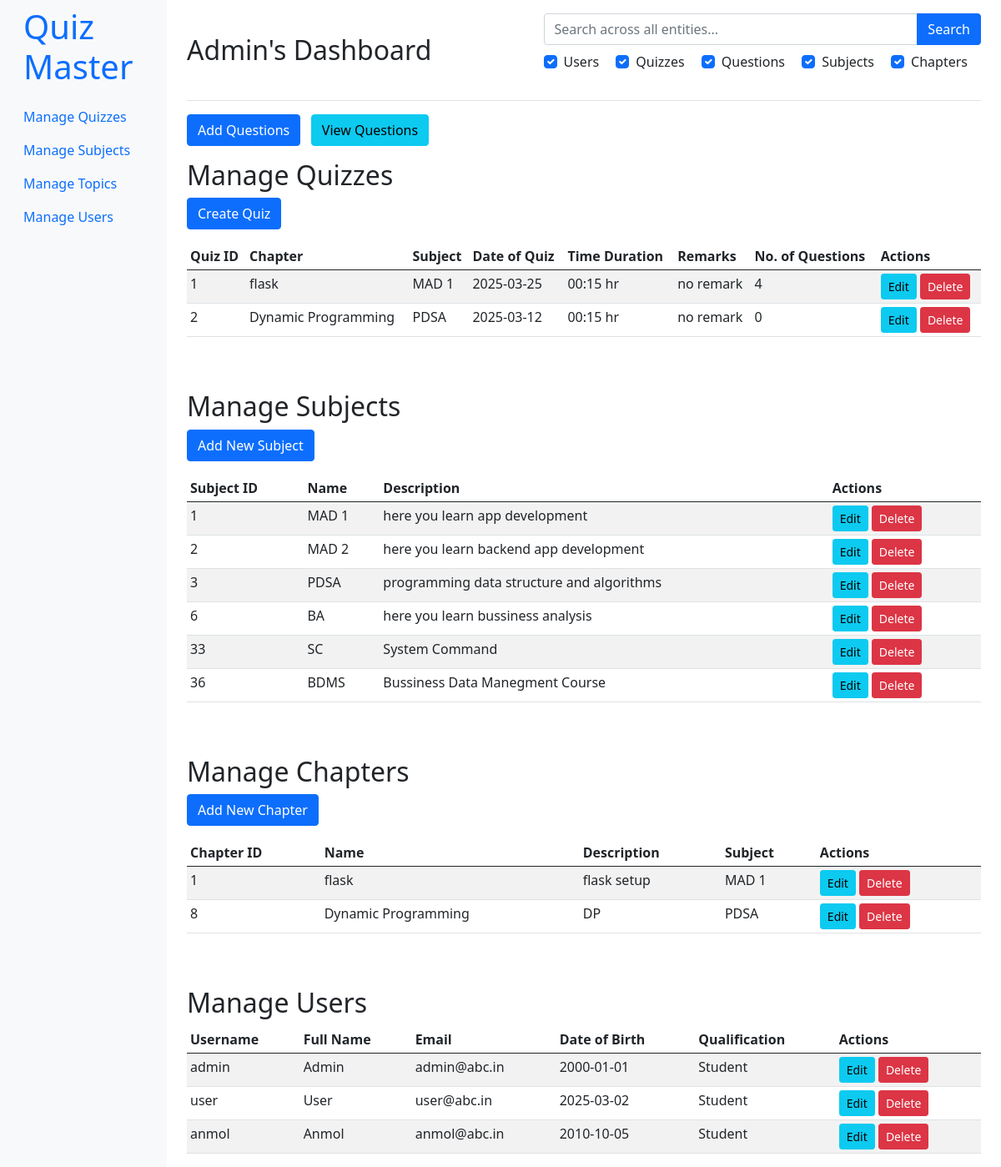
Screenshot of /admin/1 with the database file from the repository.
### Application/models.py (models this page shows)
class User(db.Model):
    __tablename__ = 'user'
    id = db.Column(db.Integer, autoincrement=True, primary_key=True)
    username = db.Column(db.String(80), unique=True, nullable=False)
    email = db.Column(db.String(120), unique=True, nullable=False)
    password = db.Column(db.String(80), nullable=False)
    Full_Name = db.Column(db.String(80), nullable=False)
    role = db.Column(db.String(80),default = 'genral' , nullable=False)
    qualification = db.Column(db.String(80), nullable=False)
    DOB = db.Column(db.String(80), nullable=False)

class Quiz(db.Model):
    __tablename__ = 'quiz'
    id = db.Column(db.Integer, autoincrement=True, primary_key=True)
    chapter_id = db.Column(db.Integer, db.ForeignKey('chapter.id'), nullable=False)
    date_of_quiz = db.Column(db.String(80), nullable=False)
    time_duration = db.Column(db.String(80), nullable=False)
    remarks = db.Column(db.String(80), nullable=True)
    no_of_questions = db.Column(db.Integer,default=0, nullable=False)
    chapter = db.relationship('Chapter', backref='quiz', lazy=True)

class Chapter(db.Model):
    __tablename__ = 'chapter'
    id = db.Column(db.Integer, autoincrement=True, primary_key=True)
    name = db.Column(db.String(80), unique=True, nullable=False)
    description = db.Column(db.String(80), nullable=False)
    subject_id = db.Column(db.Integer, db.ForeignKey('subject.id'), nullable=False)
    subject = db.relationship('Subject', backref='chapter', lazy=True)

class Subject(db.Model):
    __tablename__ = 'subject'
    id = db.Column(db.Integer, autoincrement=True, primary_key=True)
    name = db.Column(db.String(80), unique=True, nullable=False)
    description = db.Column(db.String(80), nullable=False)

### Application/controller.py (the view)
@app.route('/admin/<int:user_id>', methods=['GET', 'POST'])
def admin(user_id):
    user = User.query.filter_by(id=user_id,role="admin").first()
    if user:
        username = user.Full_Name
        quizzes  = Quiz.query.all()
        subjects = Subject.query.all()
        chapters = Chapter.query.all()
        users = User.query.all()
        questions = Question.query.all()
        return render_template('admindashboard.html',username=username,quizzes=quizzes,subjects=subjects,chapters=chapters,user=user,users=users,questions=questions)
    return redirect('/')

### templates/admindashboard.html (shortened to what this page needs)
<!DOCTYPE html>
<html lang="en">
<head>
    <link href="https://cdn.jsdelivr.net/npm/bootstrap@5.0.2/dist/css/bootstrap.min.css" rel="stylesheet">
</head>
<body>
    <div class="container-fluid">
    <div class="row">
        <nav class="col-md-2 d-none d-md-block bg-light sidebar">
        <div class="sidebar-sticky">
            <ul class="nav flex-column">
            <li class="nav-item">
                <a class="nav-link active" href="#">
                 <h1>Quiz Master</h1>
                </a>
            </li>
            <li class="nav-item">
                <a class="nav-link" href="#quizzes">
                 Manage Quizzes
                </a>
            </li>
            <li class="nav-item">
                <a class="nav-link" href="#subjects">
                 Manage Subjects
                </a>
            </li>
            <li class="nav-item">
                <a class="nav-link" href="#topics">
                 Manage Topics
                </a>
            </li>
            <li class="nav-item">
                <a class="nav-link" href="#users">
                 Manage Users
                </a>
            </li>
            </ul>
        </div>
        </nav>
        <main role="main" class="col-md-9 ml-sm-auto col-lg-10 px-4">
        <div class="d-flex justify-content-between flex-wrap flex-md-nowrap align-items-center pt-3 pb-2 mb-3 border-bottom">
            <h1 class="h2">{{username}}'s Dashboard</h1>
            <div class="universal-search-container mb-4">
                <div class="input-group">
                  <input type="text" id="universalSearch" class="form-control" placeholder="Search across all entities...">
                  <button class="btn btn-primary" type="button" id="searchButton">
                     Search
                  </button>
                </div>
                <div class="form-check form-check-inline mt-2">
                  <input class="form-check-input" type="checkbox" id="searchUsers" checked>
                  <label class="form-check-label" for="searchUsers">Users</label>
                </div>
                <div class="form-check form-check-inline">
                  <input class="form-check-input" type="checkbox" id="searchQuizzes" checked>
                  <label class="form-check-label" for="searchQuizzes">Quizzes</label>
                </div>
                <div class="form-check form-check-inline">
                  <input class="form-check-input" type="checkbox" id="searchQuestions" checked>
                  <label class="form-check-label" for="searchQuestions">Questions</label>
                </div>
                <div class="form-check form-check-inline">
                  <input class="form-check-input" type="checkbox" id="searchSubjects" checked>
                  <label class="form-check-label" for="searchSubjects">Subjects</label>
                </div>
                <div class="form-check form-check-inline">
                  <input class="form-check-input" type="checkbox" id="searchChapters" checked>
                  <label class="form-check-label" for="searchChapters">Chapters</label>
                </div>
              </div>
        </div>
        <button type="button" class="btn btn-primary mb-3" data-bs-toggle="modal" data-bs-target="#AddQuestionsModal">
            Add Questions
        </button>
        <button type="button" class="btn btn-info mb-3" data-bs-toggle="modal" data-bs-target="#ViewQuestionsModal">
            View Questions
        </button>
        <section id="quizzes">
            <h2>Manage Quizzes</h2>
            <button type="button" class="btn btn-primary mb-3" data-bs-toggle="modal" data-bs-target="#createQuizModal">
            Create Quiz
            </button>
            <div class="table-responsive">
            <table class="table table-striped table-sm">
                <thead>
                <tr>
                    <th>Quiz ID</th>
                    <th>Chapter</th>
                    <th>Subject</th>
                    <th>Date of Quiz</th>
                    <th>Time Duration</th>
                    <th>Remarks</th>
                    <th>No. of Questions</th>
                    <th>Actions</th>
                </tr>
                </thead>
                <tbody>
                {% for quiz in quizzes %}
                <tr>
                    <td>{{ quiz.id }}</td>
                    <td>{{ quiz.chapter.name }}</td>
                    <td>{{ quiz.chapter.subject.name }}</td>
                    <td>{{ quiz.date_of_quiz }}</td>
                    <td>{{ quiz.time_duration }} hr</td>
                    <td>{{ quiz.remarks }}</td>
                    <td>{{ quiz.no_of_questions }}</td>
                    <td>
                        <button type="button"
                                class="btn btn-sm btn-info edit-quiz"
                                data-bs-toggle="modal"
                                data-bs-target="#editQuizModal"
                                data-quiz_date="{{quiz.date_of_quiz}}"
                                data-quiz_time_duration="{{quiz.time_duration}}"
                                data-quiz_remarks="{{quiz.remarks}}">
                            Edit
                        </button>
                        <form action="/admin/delete-quiz" method="POST" style="display:inline;">
                            <button type="submit" class="btn btn-sm btn-danger">
                                Delete
                            </button>
                        </form>
                    </td>
                </tr>
                {% endfor %}
                </tbody>
            </table>
            </div>
        </section>
        <section id="subjects" class="mt-5">
            <h2>Manage Subjects</h2>
            <button type="button" class="btn btn-primary mb-3" data-bs-toggle="modal" data-bs-target="#createSubjectModal">
            Add New Subject
            </button>
            <div class="table-responsive">
            <table class="table table-striped table-sm">
                <thead>
                <tr>
                    <th>Subject ID</th>
                    <th>Name</th>
                    <th>Description</th>
                    <th>Actions</th>
                </tr>
                </thead>
                <tbody>
                {% for subject in subjects %}
                <tr>
                    <td>{{ subject.id }}</td>
                    <td>{{ subject.name }}</td>
                    <td>{{ subject.description }}</td>
                    <td>
                    <button type="button"
                            class="btn btn-sm btn-info edit-subject"
                            data-bs-toggle="modal"
                            data-bs-target="#editSubjectModal"
                            data-subject_id="{{subject.id}}"
                            data-subject_name="{{subject.name}}"
                            data-subject_desc="{{subject.description}}">
                        Edit
                    </button>
                    <form action="/admin/delete-subject" method="POST" style="display:inline;">
                        <button type="submit" class="btn btn-sm btn-danger">
                            Delete
                        </button>
                    </form>
                    </td>
                </tr>
                {% endfor %}
                </tbody>
            </table>
            </div>
        </section>
        <section id="chapter" class="mt-5">
            <h2>Manage Chapters</h2>
            <button type="button" class="btn btn-primary mb-3" data-bs-toggle="modal" data-bs-target="#createChapterModal">
            Add New Chapter
            </button>
            <div class="table-responsive">
            <table class="table table-striped table-sm">
                <thead>
                <tr>
                    <th>Chapter ID</th>
                    <th>Name</th>
                    <th>Description</th>
                    <th>Subject</th>
                    <th>Actions</th>
                </tr>
                </thead>
                <tbody>
                {% for chapter in chapters %}
                <tr>
                    <td>{{ chapter.id }}</td>
                    <td>{{ chapter.name }}</td>
                    <td>{{ chapter.description }}</td>
                    <td>{{ chapter.subject.name }}</td>
                    <td>
                        <button type="button"
                                class="btn btn-sm btn-info edit-chapter"
                                data-bs-toggle="modal"
                                data-bs-target="#editChapterModal"
                                data-chapter_id="{{chapter.id}}"
                                data-chapter_name="{{chapter.name}}"
                                data-chapter_desc="{{chapter.description}}">
                            Edit
                        </button>
                        <form action="/admin/delete-chapter" method="POST" style="display:inline;">
                            <button type="submit" class="btn btn-sm btn-danger">
                                Delete
                            </button>
                        </form>
                    </td>
                </tr>
                {% endfor %}
                </tbody>
            </table>
            </div>
        </section>
        <section id="users" class="mt-5">
            <h2>Manage Users</h2>
            <div class="table-responsive">
            <table class="table table-striped table-sm">
                <thead>
                <tr>
                    <th>Username</th>
                    <th>Full Name</th>
                    <th>Email</th>
                    <th>Date of Birth</th>
                    <th>Qualification</th>
                    <th>Actions</th>
                </tr>
                </thead>
                <tbody>
                {% for user in users %}
                <tr>
                    <td>{{ user.username }}</td>
                    <td>{{ user.Full_Name }}</td>
                    <td>{{ user.email }}</td>
                    <td>{{ user.DOB }}</td>
                    <td>{{ user.qualification }}</td>
                    <td>
                    <button class="btn btn-sm btn-info">Edit</button>
                    <button class="btn btn-sm btn-danger">Delete</button>
                    </td>
                </tr>
                {% endfor %}
                </tbody>
            </table>
            </div>
        </main>
    </div>
    </div>
</body>
</html>

### rows the page displays
User: Full_Name "Admin", username "admin", email "admin@abc.in", DOB "2000-01-01", qualification "Student"
Quiz: id "1", chapter.name "flask", chapter.subject.name "MAD 1", date_of_quiz "2025-03-25", time_duration "00:15", remarks "no remark", no_of_questions "4"
Quiz: id "2", chapter.name "Dynamic Programming", chapter.subject.name "PDSA", date_of_quiz "2025-03-12", time_duration "00:15", remarks "no remark", no_of_questions "0"
Subject: id "1", name "MAD 1", description "here you learn app development"
Subject: id "2", name "MAD 2", description "here you learn backend app development"
Subject: id "3", name "PDSA", description "programming data structure and algorithms"
Subject: id "6", name "BA", description "here you learn bussiness analysis"
Subject: id "33", name "SC", description "System Command"
Subject: id "36", name "BDMS", description "Bussiness Data Manegment Course"
Chapter: id "1", name "flask", description "flask setup", subject.name "MAD 1"
Chapter: id "8", name "Dynamic Programming", description "DP", subject.name "PDSA"
User: username "user", Full_Name "User", email "user@abc.in", DOB "2025-03-02", qualification "Student"
User: username "anmol", Full_Name "Anmol", email "anmol@abc.in", DOB "2010-10-05", qualification "Student"
